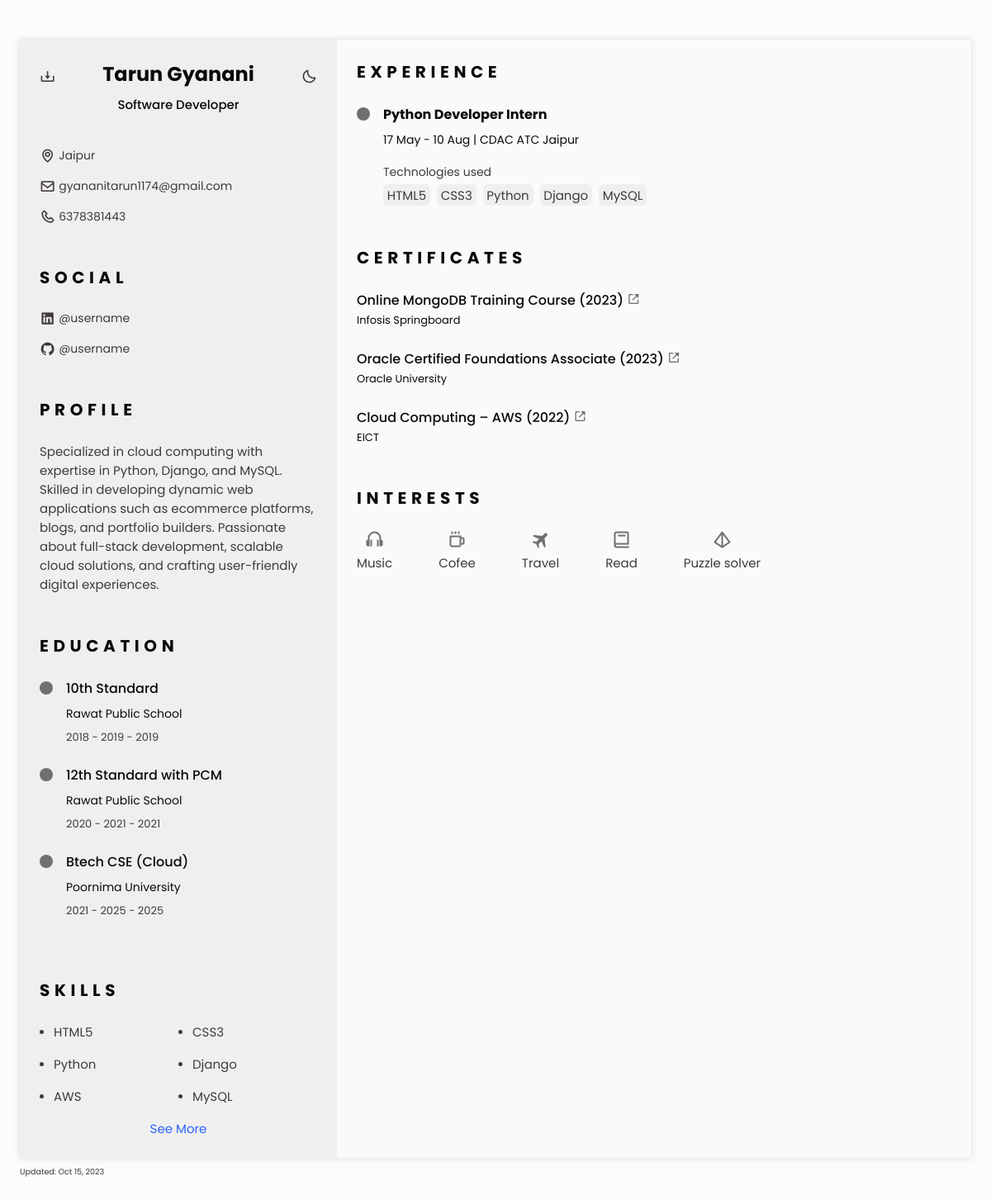
The page /digital_cv/ on the database its author committed.
### apps/portfolio/models.py (models this page shows, shortened)
class Personal(models.Model):
    name = models.CharField(max_length=50, blank=True, null=True)
    role = models.TextField(max_length=500, blank=True, null=True)
    mini_description = models.TextField(max_length=500, blank=True, null=True)
    cv_description = models.TextField(max_length=500, blank=True, null=True)
    cv_link = models.URLField(blank=True, null=True)
    photo = models.ImageField(upload_to='profile_pics/main', blank=True, null=True)
    github = models.URLField(blank=True, null=True)
    linkedin = models.URLField(blank=True, null=True)
    phone = models.CharField(max_length=20, blank=True, null=True)
    email = models.EmailField(blank=True, null=True)
    location = models.CharField(max_length=50, blank=True, null=True)

class Education(models.Model):
    school_name = models.CharField(max_length=200)
    degree = models.CharField(max_length=200)
    start_date = models.CharField(max_length=7)  # Store as string in "MMM YYYY" format
    end_date = models.CharField(max_length=7, null=True, blank=True)  # Store as string in "MMM YYYY" format
    @property
    def formatted_start_date(self):
        if len(self.start_date) == 7:
            month = self.start_date[:3].capitalize()
            year = self.start_date[3:]
            return f"{month} {year}"
        return self.start_date
    @property
    def formatted_end_date(self):
        if len(self.end_date) == 7:
            month = self.end_date[:3].capitalize()
            year = self.end_date[3:]
            return f"{month} {year}"
        return self.end_date
    class Meta:
        ordering = ['start_date']
    def date_range(self):
        return f"{self.formatted_start_date} - {self.formatted_end_date}"

class Technology(models.Model):
    name = models.CharField(max_length=100)
    photo = models.URLField(blank=True, null=True)

class Experience(models.Model):
    title = models.CharField(max_length=200)
    company = models.CharField(max_length=200)
    start_date = models.CharField(max_length=7)  # Store as string in "MMM YYYY" format
    end_date = models.CharField(max_length=7, null=True, blank=True)  # Store as string in "MMM YYYY" format
    is_current = models.BooleanField(default=False)
    technologies = models.ManyToManyField('Technology')
    @property
    def formatted_start_date(self):
        if len(self.start_date) == 7:
            month = self.start_date[:3].capitalize()
            year = self.start_date[3:]
            return f"{month} {year}"
        return self.start_date
    @property
    def formatted_end_date(self):
        if len(self.end_date) == 7:
            month = self.end_date[:3].capitalize()
            year = self.end_date[3:]
            return f"{month} {year}"
        return self.end_date

class Portfolio(models.Model):
    FILTER_CHOICES = [
        ('filter-project', 'Project'),
        ('filter-certification', 'Certification'),
        ('filter-badge', 'Badge'),
    ]
    name = models.CharField(max_length=100)
    filter = models.CharField(max_length=50, choices=FILTER_CHOICES)
    issuer = models.ForeignKey(Issuing_Organization, on_delete=models.CASCADE, null=True, blank=True)
    year = models.CharField(max_length=4, null=True, blank=True)
    object_fit = models.CharField(max_length=100, null=True, blank=True)
    def get_upload_to(self, filename):
        if self.filter == 'filter-project':
            return 'portfolio/project/{}'.format(filename)
        elif self.filter == 'filter-certification':
            return 'portfolio/certification/{}'.format(filename)
        elif self.filter == 'filter-badge':
            return 'portfolio/badge/{}'.format(filename)
    photo = models.ImageField(upload_to=get_upload_to, blank=True, null=True)
    link1 = models.URLField(blank=True, null=True)
    link2 = models.URLField(blank=True, null=True)
    link3 = models.URLField(blank=True, null=True)

class Issuing_Organization(models.Model):
    name = models.CharField(max_length=100)

### apps/portfolio/views.py (the view)
# urls.py: path('digital_cv/', DigitalCVPageView.as_view(), name='digital_cv'),
class DigitalCVPageView(TemplateView):
    template_name = 'portfolio/digital_cv.html'
    def get_context_data(self, **kwargs):
        context = super().get_context_data(**kwargs)
        experiences = Experience.objects.all()
        for experience in experiences:
            descriptions = Description.objects.filter(experience=experience).order_by('order_number')
            experience.descriptions.set(descriptions)
        context['experiences'] = experiences
        context['personal'] = Personal.objects.all()
        context['education'] = Education.objects.all()
        context['technologies'] = Technology.objects.all()
        context['portfolio'] = Portfolio.objects.filter(
            Q(filter='filter-certification')
        )
        grouped_portfolio = {}
        portfolios = sorted(context['portfolio'], key=attrgetter('year'), reverse=True)
        for item in portfolios:
            issuer_name = item.issuer.name if item.issuer else "Unknown Issuer"
            if issuer_name not in grouped_portfolio:
                grouped_portfolio[issuer_name] = []
            grouped_portfolio[issuer_name].append(item)
        context['grouped_portfolio'] = grouped_portfolio
        return context

### templates/portfolio/digital_cv.html (shortened to what this page needs)
{% load static %}
<!DOCTYPE html>
<html lang="en">
<head>
    <link rel="stylesheet" href="https://cdn.jsdelivr.net/npm/boxicons@latest/css/boxicons.min.css">
    <link rel="stylesheet" href="{% static 'assets/css/styles_cv.css' %}">
</head>
<body>
    <main class="l-main bd-container">
        <div class="resume" id="area-cv">
            <div class="resume__left">
                {% for personal_info in personal %}
                <section class="home" id="home">
                    <div class="home__container section bd-grid">
                        <div class="home__data bd-grid">
                            <h1 class="home__title"><b>{{ personal_info.name }}</b></h1>
                            <h3 class="home__profession">{{ personal_info.role }}</h3>
                        </div>
                        <div class="home__address bd-grid">
                            <span class="home__information">
                                <i class='bx bx-map home__icon'></i> {{ personal_info.location }}
                            </span>
                            <a href="mailto:rubico.adrian@gmail.com" target="_black" class="home__information">
                                <i class='bx bx-envelope home__icon'></i> {{ personal_info.email }}
                            </a>
                            <a href="tel:+639219607099" target="_black" class="home__information">
                                <i class='bx bx-phone home__icon'></i> {{ personal_info.phone }}
                            </a>
                        </div>
                    </div>
                    <i class="bx bx-moon change-theme" title="Theme" id="theme-button"></i>
                    <a title="Download PDF" class="bx bx-download generate-pdf"
                        href="{{ personal_info.cv_link }}" target="_blank"></a>
                </section>
                <section class="social section">
                    <h2 class="section-title">SOCIAL</h2>
                    <div class="social__container bd-grid">
                        <a href="{{ personal_info.linkedin }}" target="_blank" class="social__link">
                            <i class='bx bxl-linkedin-square social__icon'></i> @username
                        </a>
                        <a href="{{ personal_info.github }}" target="_blank" class="social__link">
                            <i class='bx bxl-github social__icon'></i> @username
                        </a>
                    </div>
                </section>
                <section class="profile section" id="profile">
                    <h2 class="section-title">Profile</h2>
                    <p class="profile__description">
                        {{ personal_info.cv_description }}
                    </p>
                </section>
                {% endfor %}
                <section class="education section" id="education">
                    <h2 class="section-title">Education</h2>
                    {% for education_info in education %}
                    <div class="education__container bd-grid">
                        <div class="education__content">
                            <div class="education__time">
                                <span class="education__rounder"></span>
                            </div>
                            <div class="education__data bd-grid">
                                <h3 class="education__title">{{ education_info.degree }}</h3>
                                <span class="education__studies">{{ education_info.school_name }}</span>
                                <span class="education__year">
                                    {{ education_info.date_range  }} -
                                    {% if education_info.is_current %}
                                    Present
                                    {% else %}
                                    {{ education_info.formatted_end_date }}
                                    {% endif %}
                                </span>
                            </div>
                        </div>
                    </div>
                    <br>
                    {% endfor %}
                </section>
                <section class="skills section hide" id="skills">
                    <h2 class="section-title">Skills</h2>
                    <div class="skills__content bd-grid">
                        {% for technologies_skills in technologies %}
                        <div class="skills__name">
                            <span class="skills__circle"></span> {{ technologies_skills.name }}
                        </div>
                        {% endfor %}
                    </div>
                    <a href="#" class="skills-button" id="skills-button">See More</a>
                </section>
            </div>
            <div class="resume__right">
                <section class="experience section" id="experience">
                    <h2 class="section-title">Experience</h2>
                    <div class="experience__container bd-grid">
                        {% for experience in experiences %}
                        <div class="experience__content">
                            <div class="experience__time">
                                <span class="experience__rounder"></span>
                            </div>
                            <div class="experience__data bd-grid">
                                <h3 class="experience__title"><strong>{{ experience.title }}</strong></h3>
                                <span class="experience__company">
                                    {{ experience.formatted_start_date }} -
                                    {% if experience.is_current %}
                                    Present
                                    {% else %}
                                    {{ experience.formatted_end_date }}
                                    {% endif %}
                                    | {{ experience.company }}
                                </span>
                                <div class="experience__technologies">
                                    <span>Technologies used</span>
                                    <ul class="experience__technologies-list">
                                        {% for technology in experience.technologies.all %}
                                        <li class="experience__technologies-item">{{ technology.name }}</li>
                                        {% endfor %}
                                    </ul>
                                </div>
                            </div>
                        </div>
                        {% endfor %}
                    </div>
                </section>
                <section class="certificate section" id="certificates">
                    <h2 class="section-title">Certificates</h2>
                    <div class="certificate__container bd-grid">
                        {% for issuer, portfolio_group in grouped_portfolio.items %}
                            <div class="certificate__content bd-grid">
                                {% for portfolio_info in portfolio_group %}
                                    <h3 class="certificate__title">{{ portfolio_info.name }} ({{ portfolio_info.year }}) <a class="nav__linkcert" href="{{ portfolio_info.link3 }}" target="_blank"><i class='bx bx-link-external'></i></a></h3>
                                {% endfor %}
                                <span class="certificate__company">{{ issuer }}</span>
                            </div>
                        {% endfor %}
                    </div>
                </section>
                <section class="interests section">
                    <h2 class="section-title">Interests</h2>
                    <div class="interests__container bd-grid">
                        <div class="interests__content">
                            <i class="bx bx-headphone interests__icon"></i>
                            <span class="interests__name">Music</span>
                        </div>
                        <div class="interests__content">
                            <i class="bx bx-coffee interests__icon"></i>
                            <span class="interests__name">Cofee</span>
                        </div>
                        <div class="interests__content">
                            <i class="bx bxs-plane-alt interests__icon"></i>
                            <span class="interests__name">Travel</span>
                        </div>
                        <div class="interests__content">
                            <i class="bx bx-book interests__icon"></i>
                            <span class="interests__name">Read</span>
                        </div>
                        <div class="interests__content">
                            <i class='bx bx-pyramid interests__icon'></i>
                            <span class="interests__name">Puzzle solver</span>
                        </div>
                    </div>
                </section>
            </div>
        </div>
        <p class="updated">Updated: Oct 15, 2023</p>
    </main>
</body>
</html>

### rows shown on the page
Personal: name "Tarun Gyanani", role "Software Developer", location "Jaipur", email "gyananitarun1174@gmail.com", phone "6378381443", cv_description "Specialized in cloud computing with expertise in Python, Django, and MySQL. Skilled in developing dynamic web applications such as ecommerce platforms, blogs, and portfolio builders. Passionate about full-stack development, scalable cloud solutions, and crafting user-friendly digital experiences."
Education: degree "10th Standard", school_name "Rawat Public School", date_range "2018 - 2019", formatted_end_date "2019"
Education: degree "12th Standard with PCM", school_name "Rawat Public School", date_range "2020 - 2021", formatted_end_date "2021"
Education: degree "Btech CSE (Cloud)", school_name "Poornima University", date_range "2021 - 2025", formatted_end_date "2025"
Technology: name "HTML5"
Technology: name "CSS3"
Technology: name "Python"
Technology: name "Django"
Technology: name "AWS"
Technology: name "MySQL"
Experience: title "Python Developer Intern", formatted_start_date "17 May", formatted_end_date "10 Aug", company "CDAC ATC Jaipur"
Portfolio: name "Online MongoDB Training Course", year "2023", name "Infosis Springboard"
Portfolio: name "Oracle Certified Foundations Associate", year "2023", name "Oracle University"
Portfolio: name "Cloud Computing – AWS", year "2022", name "EICT"
